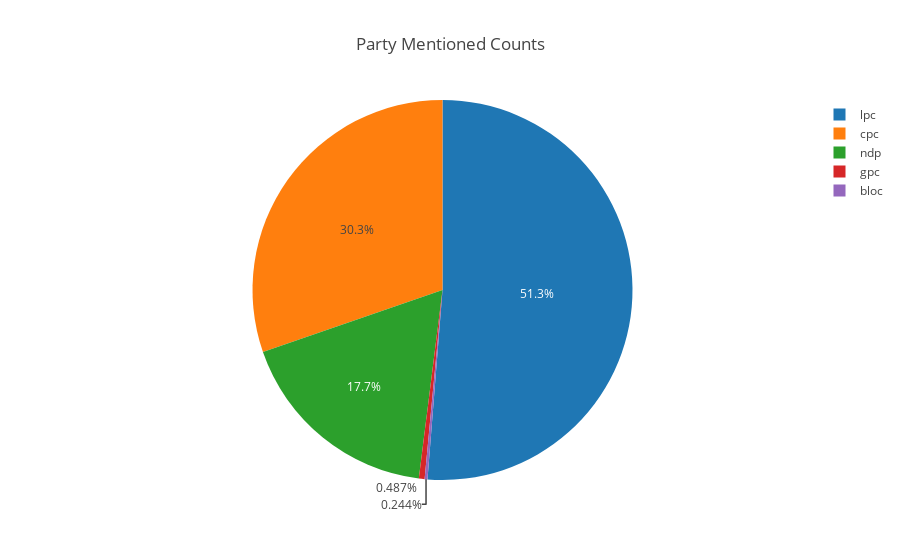

Write notebook code for a chart like this one.
### Code cell
plot_pie(party_counter)

### Figure 1 — Plotly figure (JSON) as saved in the notebook; plotly's stock layout.template omitted (floating-point values rounded to 4 significant figures)
{"data": [{"labels": ["lpc", "cpc", "ndp", "gpc", "bloc"], "type": "pie", "values": [631, 373, 218, 6, 3]}], "layout": {"title": "Party Mentioned Counts"}}
